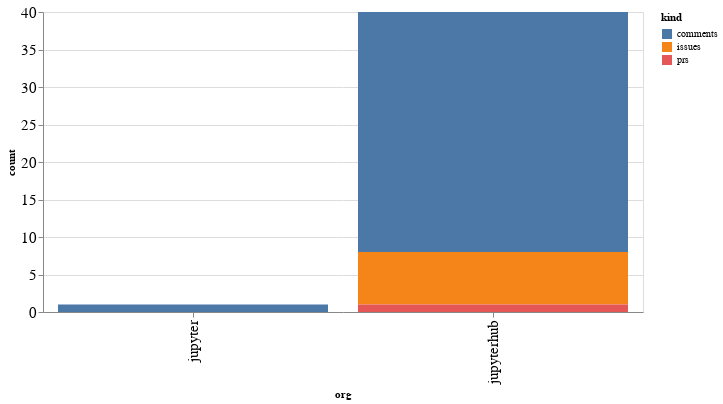

Write notebook code for a chart like this one.
### Code cell
alt.Chart(org_summaries, width=600).mark_bar().encode(
    x='org',
    y='count',
    color='kind',
    tooltip="org"
)

### Figure 1 — Vega-Lite specification as saved in the notebook (floating-point values rounded to 4 significant figures)
{"config": {"axisLeft": {"labelFontSize": 15}, "axisBottom": {"labelFontSize": 15}}, "data": {"name": "data-4a62fbeefce11c45860da331780e8af4"}, "mark": "bar", "encoding": {"color": {"type": "nominal", "field": "kind"}, "tooltip": {"type": "nominal", "field": "org"}, "x": {"type": "nominal", "field": "org"}, "y": {"type": "quantitative", "field": "count"}}, "width": 600, "$schema": "https://vega.github.io/schema/vega-lite/v4.8.1.json", "datasets": {"data-4a62fbeefce11c45860da331780e8af4": [{"org": "jupyter", "kind": "comments", "count": 1}, {"org": "jupyterhub", "kind": "comments", "count": 32}, {"org": "jupyterhub", "kind": "issues", "count": 7}, {"org": "jupyterhub", "kind": "prs", "count": 1}]}}
